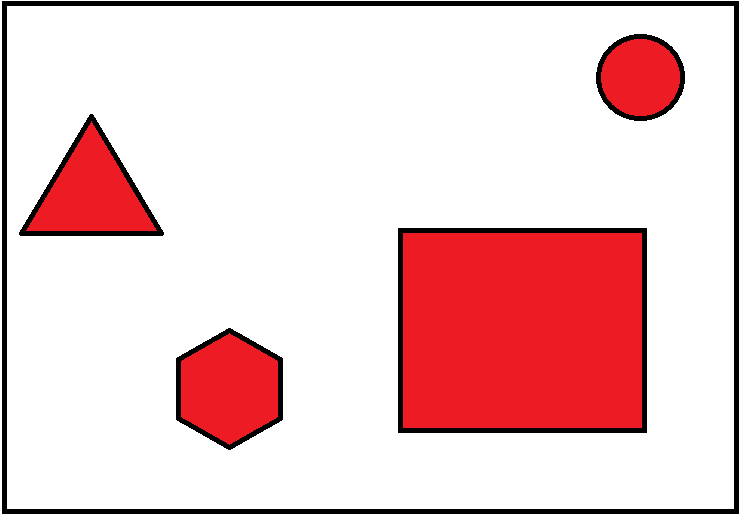
#> input picture Assgnment_04_Localization /Tel280.png, 741 x 517 px
$ python Quadtrees.py
#> lines starting #> are read from the running program, lines starting #| are printed output that depends on the picture; after the words box and inside, x2 and y2 are one past the last pixel; in counts of white or black regions, pixels touching at a corner belong together
"""
Adaptive cell decomposition works by dividing a 2D map into different segments, so that the
robot knows which space is free and which is not. It can do this by different methods, an example
being the one I have coded here: Quadtrees.
The robot uses then these empty segments as nodes to plan a path that will avoid obstacles.
"""

import matplotlib.pyplot as plt
import skimage
import numpy as np
import pandas as pd


# Check if box is empty
def check_if_box_is_empty(shape_check):
    answer = False
    for i in range(int(shape_check[0][0] + 1), int(shape_check[0][1] - 1)):
        for j in range(int(shape_check[1][0] + 1), int(shape_check[1][1] - 1)):
            if not binary[i][j]:
                answer = True
    return answer


# split the input box into new boxes
def split_in_four(shape_x, shape_y, shape_size):
    # Draw the lines
    binary[int((shape_x[1] + shape_x[0]) / 2), int(shape_y[0]):int(shape_y[1])] = False
    binary[int(shape_x[0]):int(shape_x[1]), int((shape_y[1] + shape_y[0]) / 2)] = False

    shape1 = (shape_x[0], (shape_x[1] + shape_x[0]) / 2), \
             (shape_y[0], (shape_y[1] + shape_y[0]) / 2), shape_size
    shape2 = (shape_x[0], (shape_x[1] + shape_x[0]) / 2), \
             ((shape_y[1] + shape_y[0]) / 2, shape_y[1]), shape_size
    shape3 = ((shape_x[1] + shape_x[0]) / 2, shape_x[1]), \
             (shape_y[0], (shape_y[1] + shape_y[0]) / 2), shape_size
    shape4 = ((shape_x[1] + shape_x[0]) / 2, shape_x[1]), \
             ((shape_y[1] + shape_y[0]) / 2, shape_y[1]), shape_size
    return shape1, shape2, shape3, shape4


# Main function that implement the other functions
def main(shape_main, i):
    if check_if_box_is_empty(shape_main) and shape_main[2] < i:
        shape_main = list(shape_main)
        shape_main[2] += 1
        shape_main = tuple(shape_main)

        (shape1, shape2, shape3, shape4) = split_in_four(shape_main[0], shape_main[1],
                                                         shape_main[2])
        main(shape1, i)
        main(shape2, i)
        main(shape3, i)
        main(shape4, i)


image = skimage.io.imread('Tel280.png', as_gray=True)
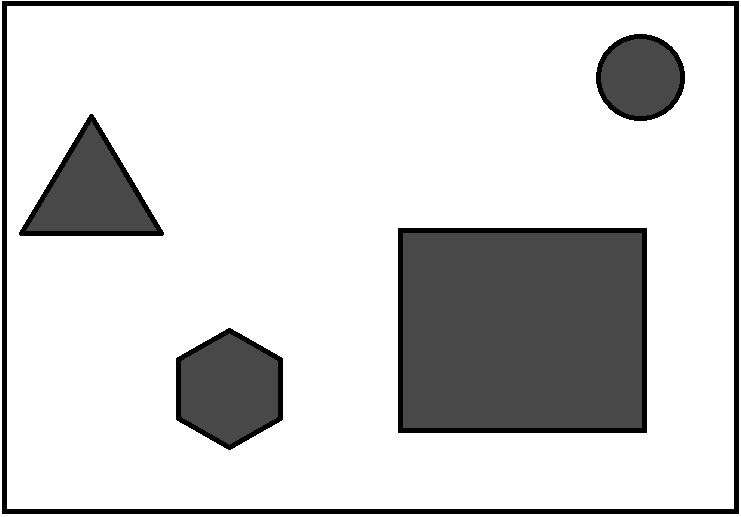
#> image: shape (517, 741) float64; min 0, max 1, mean 0.818
thresh = skimage.filters.threshold_otsu(image)
#> thresh = 0.287
binary = image > thresh
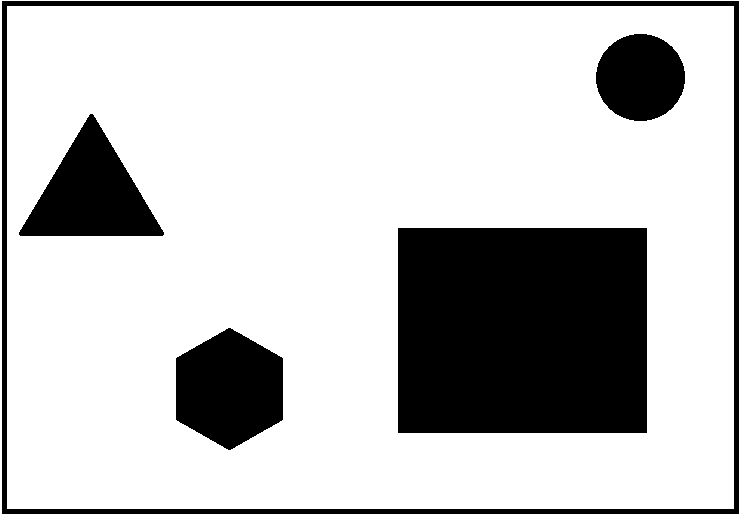
#> binary: shape (517, 741) bool; 76.9% white; 5 black regions, box (x1, y1, x2, y2) and area: (398, 228, 647, 433) 51045, (2, 1, 739, 514) 12400, (176, 328, 283, 450) 9873, (19, 114, 164, 236) 9241, (596, 34, 685, 121) 6070
df = pd.DataFrame(binary)
#> df = table of 517 rows and 741 columns
shape_max = np.shape(image)
#> shape_max = (517, 741)

shape_x_direction = (7, shape_max[0] - 9)  # To remove frame
#> shape_x_direction = (7, 508)
shape_y_direction = (6, shape_max[1] - 8)
#> shape_y_direction = (6, 733)
shape = (shape_x_direction, shape_y_direction, 0)
#> shape = ((7, 508), (6, 733), 0)
number_of_splits = 100

main(shape, number_of_splits)
#> call 3 of split_in_four, with shape_x = (7, 132.2), shape_y = (6, 187.8), shape_size = 3
#> in split_in_four (call 3), `binary[int((shape_x[1] + shape_x[0]) / 2), int(shape_y[0]):int(shape_y..`:
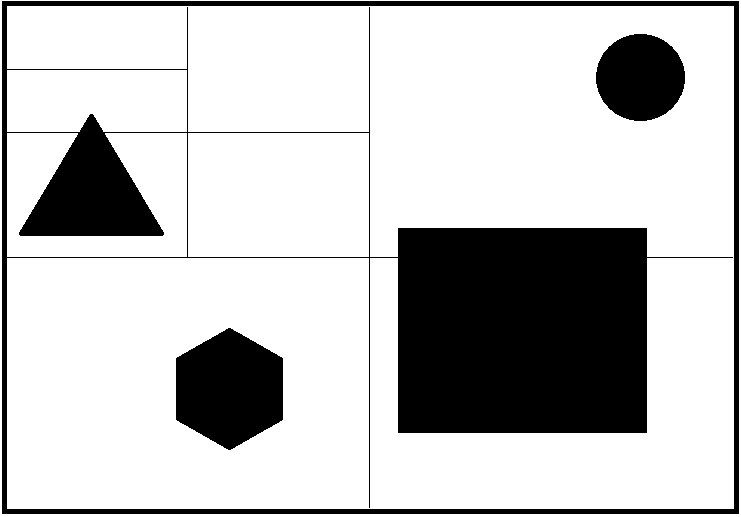
#> binary: shape (517, 741) bool; 76.4% white; 3 black regions, box (x1, y1, x2, y2) and area: (2, 1, 739, 514) 74429, (176, 328, 283, 450) 9873, (596, 34, 685, 121) 6070
#> in split_in_four (call 3), `binary[int(shape_x[0]):int(shape_x[1]), int((shape_y[1] + shape_y[0]) ..`: binary: shape (517, 741) bool; 76.4% white; 3 black regions, box (x1, y1, x2, y2) and area: (2, 1, 739, 514) 74541, (176, 328, 283, 450) 9873, (596, 34, 685, 121) 6070
#> call 4 of split_in_four, with shape_x = (69.62, 132.2), shape_y = (6, 96.88), shape_size = 4
#> in split_in_four (call 4), `binary[int((shape_x[1] + shape_x[0]) / 2), int(shape_y[0]):int(shape_y..`:
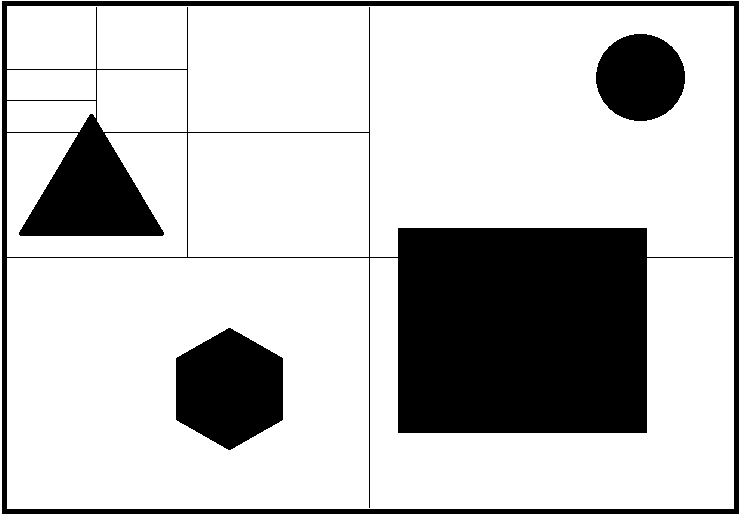
#> binary: shape (517, 741) bool; 76.4% white; 3 black regions, box (x1, y1, x2, y2) and area: (2, 1, 739, 514) 74630, (176, 328, 283, 450) 9873, (596, 34, 685, 121) 6070
#> in split_in_four (call 4), `binary[int(shape_x[0]):int(shape_x[1]), int((shape_y[1] + shape_y[0]) ..`: binary: shape (517, 741) bool; 76.3% white; 3 black regions, box (x1, y1, x2, y2) and area: (2, 1, 739, 514) 74691, (176, 328, 283, 450) 9873, (596, 34, 685, 121) 6070
#> in split_in_four (call 5), `binary[int((shape_x[1] + shape_x[0]) / 2), int(shape_y[0]):int(shape_y..`: binary: shape (517, 741) bool; 76.3% white; 3 black regions, box (x1, y1, x2, y2) and area: (2, 1, 739, 514) 74730, (176, 328, 283, 450) 9873, (596, 34, 685, 121) 6070
#> in split_in_four (call 5), `binary[int(shape_x[0]):int(shape_x[1]), int((shape_y[1] + shape_y[0]) ..`: binary: shape (517, 741) bool; 76.3% white; 3 black regions, box (x1, y1, x2, y2) and area: (2, 1, 739, 514) 74760, (176, 328, 283, 450) 9873, (596, 34, 685, 121) 6070
#> in split_in_four (call 6), `binary[int((shape_x[1] + shape_x[0]) / 2), int(shape_y[0]):int(shape_y..`: binary: shape (517, 741) bool; 76.3% white; 3 black regions, box (x1, y1, x2, y2) and area: (2, 1, 739, 514) 74781, (176, 328, 283, 450) 9873, (596, 34, 685, 121) 6070
#> in split_in_four (call 6), `binary[int(shape_x[0]):int(shape_x[1]), int((shape_y[1] + shape_y[0]) ..`: binary: shape (517, 741) bool; 76.3% white; 3 black regions, box (x1, y1, x2, y2) and area: (2, 1, 739, 514) 74795, (176, 328, 283, 450) 9873, (596, 34, 685, 121) 6070
#> in split_in_four (call 7), `binary[int((shape_x[1] + shape_x[0]) / 2), int(shape_y[0]):int(shape_y..`: binary: shape (517, 741) bool; 76.3% white; 3 black regions, box (x1, y1, x2, y2) and area: (2, 1, 739, 514) 74805, (176, 328, 283, 450) 9873, (596, 34, 685, 121) 6070
#> in split_in_four (call 7), `binary[int(shape_x[0]):int(shape_x[1]), int((shape_y[1] + shape_y[0]) ..`: binary: shape (517, 741) bool; 76.3% white; 3 black regions, box (x1, y1, x2, y2) and area: (2, 1, 739, 514) 74809, (176, 328, 283, 450) 9873, (596, 34, 685, 121) 6070
#> in split_in_four (call 8), `binary[int((shape_x[1] + shape_x[0]) / 2), int(shape_y[0]):int(shape_y..`: binary: shape (517, 741) bool; 76.3% white; 3 black regions, box (x1, y1, x2, y2) and area: (2, 1, 739, 514) 74812, (176, 328, 283, 450) 9873, (596, 34, 685, 121) 6070
#> in split_in_four (call 8), `binary[int(shape_x[0]):int(shape_x[1]), int((shape_y[1] + shape_y[0]) ..`: binary: shape (517, 741) bool; 76.3% white; 3 black regions, box (x1, y1, x2, y2) and area: (2, 1, 739, 514) 74814, (176, 328, 283, 450) 9873, (596, 34, 685, 121) 6070
#> in split_in_four (call 9), `binary[int((shape_x[1] + shape_x[0]) / 2), int(shape_y[0]):int(shape_y..`: binary: shape (517, 741) bool; 76.3% white; 3 black regions, box (x1, y1, x2, y2) and area: (2, 1, 739, 514) 74823, (176, 328, 283, 450) 9873, (596, 34, 685, 121) 6070
#> in split_in_four (call 9), `binary[int(shape_x[0]):int(shape_x[1]), int((shape_y[1] + shape_y[0]) ..`: binary: shape (517, 741) bool; 76.3% white; 3 black regions, box (x1, y1, x2, y2) and area: (2, 1, 739, 514) 74828, (176, 328, 283, 450) 9873, (596, 34, 685, 121) 6070
#> in split_in_four (call 11), `binary[int((shape_x[1] + shape_x[0]) / 2), int(shape_y[0]):int(shape_y..`: binary: shape (517, 741) bool; 76.3% white; 3 black regions, box (x1, y1, x2, y2) and area: (2, 1, 739, 514) 74829, (176, 328, 283, 450) 9873, (596, 34, 685, 121) 6070

plt.imshow(binary, cmap=plt.cm.gray)
plt.show()
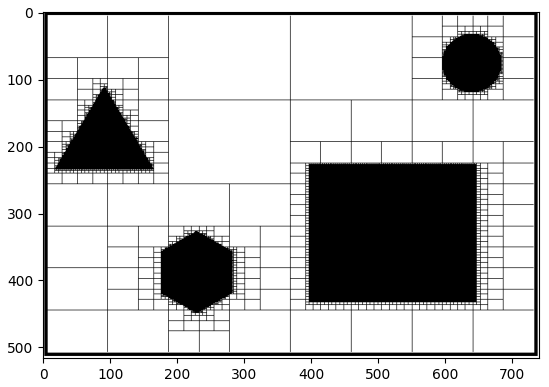
#> figure drawn by matplotlib, 1 panel
